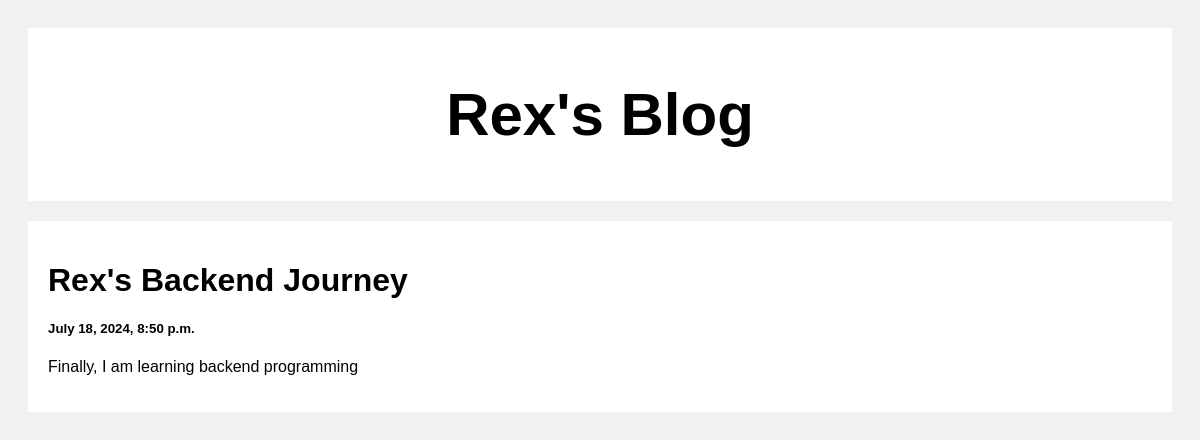
/post/1, run on the app's committed database.
### posts/models.py (models this page shows)
class Post(models.Model):
    title = models.CharField(max_length=100)
    body = models.CharField(max_length=100000)
    created_at = models.DateTimeField(default=datetime.now, blank=True)

### posts/views.py (the view)
# urls.py: path('post/<str:pk>', views.post, name='post')
def post(request, pk):
    posts = Post.objects.get(id=pk)
    return render(request, 'posts.html', {'posts': posts})

### template/posts.html (shortened to what this page needs)
<!DOCTYPE html>
<html>
<head>
</head>
<body>
<div class="header">
  <h2>Rex's Blog</h2>
</div>
<div class="row">
  <div class="leftcolumn">
    <div class="card">
        <h1>{{posts.title}}</h1>
        <h5>{{posts.created_at}}</h5>
        <p>{{posts.body}}</p>
    </div>
  </div>
</div>
</body>
</html>

### template/posts.html (style rules this page uses)
* { box-sizing: border-box; }
body { font-family: Arial; padding: 20px; background: #f1f1f1; }
.header { padding: 2px; font-size: 40px; text-align: center; background: white; }
.leftcolumn { float: left; width: 100%; }
.card { background-color: white; padding: 20px; margin-top: 20px; }
.row:after { content: ""; display: table; clear: both; }

### data on the page
Post: title "Rex's Backend Journey", created_at "July 18, 2024, 8:50 p.m.", body "Finally, I am learning backend programming"
